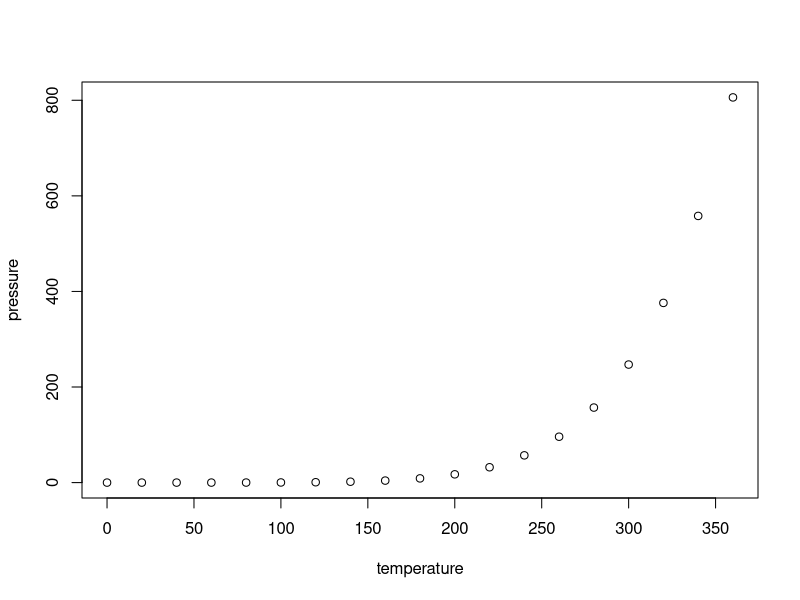
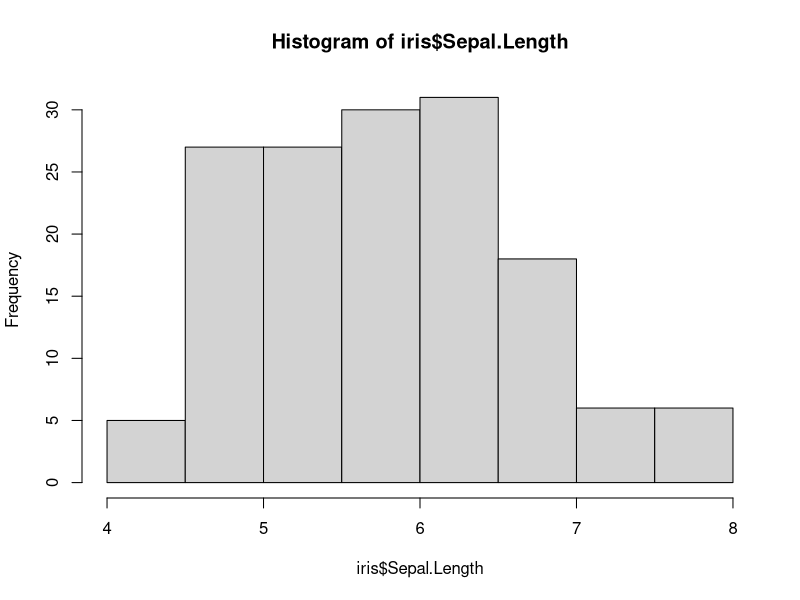

Reproduce these figures in R, in order.
## ---- chunk 1
knitr::opts_chunk$set(echo = TRUE)
## ---- chunk 2
summary(cars)
## ---- chunk 3
plot(pressure)
## ---- chunk 4
hist(iris$Sepal.Length)
